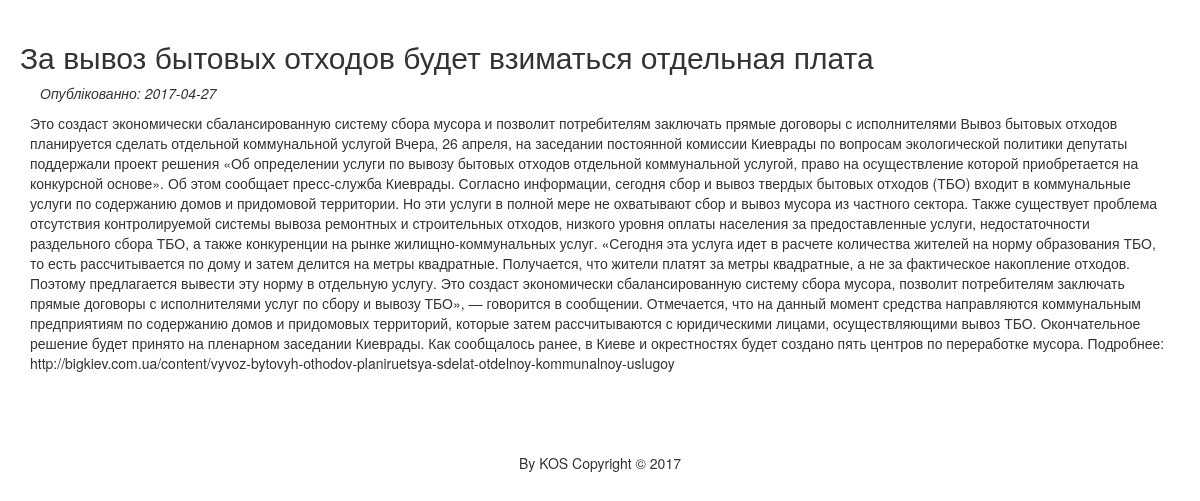
/new.php?id=3, run on the app's committed database.
### tables this page shows
CREATE TABLE `news` (
  `id` int(11) NOT NULL,
  `title` varchar(250) NOT NULL,
  `date` date NOT NULL,
  `content` text NOT NULL
);

### db.php (called while the page is built, shortened)
<?php
	function new_get($db, $id_new)
	{
		$query = $db->prepare("SELECT * FROM news WHERE id='$id_new'");
		$query->execute();
		$new= $query->fetchAll(PDO::FETCH_ASSOC);
	 	return $new;
	}
 ?>

### new.php (the view, shortened to what this page needs)
<!DOCTYPE html>
<html lang="en">
<head>
	<link rel="stylesheet" type="text/css" href="css/style.css" >
	<link rel="stylesheet" href="https://maxcdn.bootstrapcdn.com/bootstrap/3.3.7/css/bootstrap.min.css"
>
</head>
<body>
	<?php
		require_once("db.php");
		$connect = db_connect();
		$new = new_get($connect, $_GET['id']);
		foreach ($new as $data){
			echo '<h2>'.$data['title'].'</h2>';
			echo '<em>Опублікованно: '.$data['date'].'</em>';
			echo '<p>'.$data['content'].'</p><br>';
		}
	?>
	<footer>
		<p>By KOS Copyright &copy; 2017</p>
	</footer>
</body>
</body>
</html>

### css/style.css (style rules this page uses)
* { padding: 0; margin: 0; }
em { margin: 20px 20px; }
p { padding: 10px 10px; }
body { max-width: 100%; padding: 20px 20px; }
footer { text-align: center; padding: 30px 30px; }

### data on the page
news: title "За вывоз бытовых отходов будет взиматься отдельная плата", date "2017-04-27", content "Это создаст экономически сбалансированную систему сбора мусора и позволит потребителям заключать прямые договоры с исполнителями Вывоз бытовых отходов планируется сделать отдельной коммунальной услугой Вчера, 26 апреля, на заседании постоянной комиссии Киеврады по вопросам экологической политики депутаты поддержали проект решения «Об определении услуги по вывозу бытовых отходов отдельной коммунальной услугой, право на осуществление которой приобретается на конкурсной основе». Об этом сообщает пресс-служба Киеврады. Согласно информации, сегодня сбор и вывоз твердых бытовых отходов (ТБО) входит в коммунальные услуги по содержанию домов и придомовой территории. Но эти услуги в полной мере не…"
